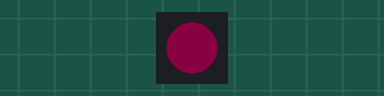
The sketch below on a simulated Arduino Uno, built with avr-gcc and run on an emulated ATmega328P. Shown: 1 RGB LEDs in strip order, left to right. Dim RGB values are drawn brighter than linear.

Above: at 0.5 s.
At 3.5 s:
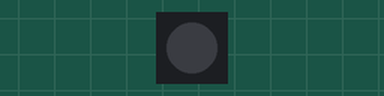
Timing chart, 0 to 4.6 s (numbered marks = the images above):
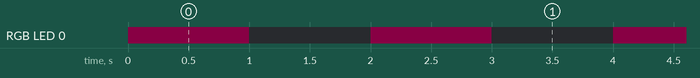

Measured:
- by itself, RGB LED 0: alternates RGB(10, 0, 5) for 1.0 s and off for 1.0 s

The sketch:

led.ino
```cpp
// blink the neopixel purple, with brightness 10

#include <Adafruit_NeoPixel.h>

// 1 pixel on pin 8
Adafruit_NeoPixel pixel = Adafruit_NeoPixel(1, 8, NEO_GRB + NEO_KHZ800);

void setup()  {
  pixel.begin();
  pixel.clear();
  pixel.setBrightness(10);    // 0 - 255
  pixel.show();
}

void loop()  {
  int r=255, g=0, b=127;      // 0 - 255

  pixel.setPixelColor(0, r, g, b);
  pixel.show();
  delay(1000);

  pixel.clear();
  pixel.show();
  delay(1000);
}
```
